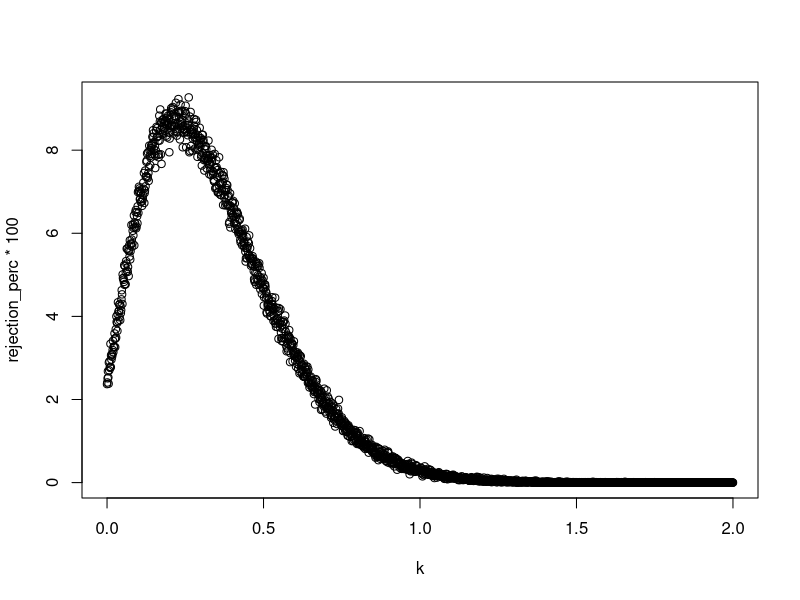

Here is the R script that generated this plot:
#Parameter. Corresponding to original T-estimator
c <- sqrt(2)
q <- qnorm(0.975)
sigma <- sqrt(0.0457)

#test
k <- seq(0,2, by = 0.001)

#Rejection percentage above
n_sims <- 10000
rejections <- numeric(length = length(k))

for (i in 1:n_sims){
  norms <- rnorm(length(k),mean = 0,sd = sigma)
  T_s <- c*k/sqrt(k^2+sigma^2) + 1/sqrt(k^2+sigma^2)*norms
  rejections <- rejections + (T_s > q)
}

rejection_perc <- rejections / n_sims
plot(k,rejection_perc*100)


#Theoretical max
theoretical_max <- 1-pnorm(sqrt(q^2-c^2)) #Tydeligvis noget galt med c
theoretical_max*100



## My calculations were correct - the theoretical maximum is the actual maximum. /Sebastian

